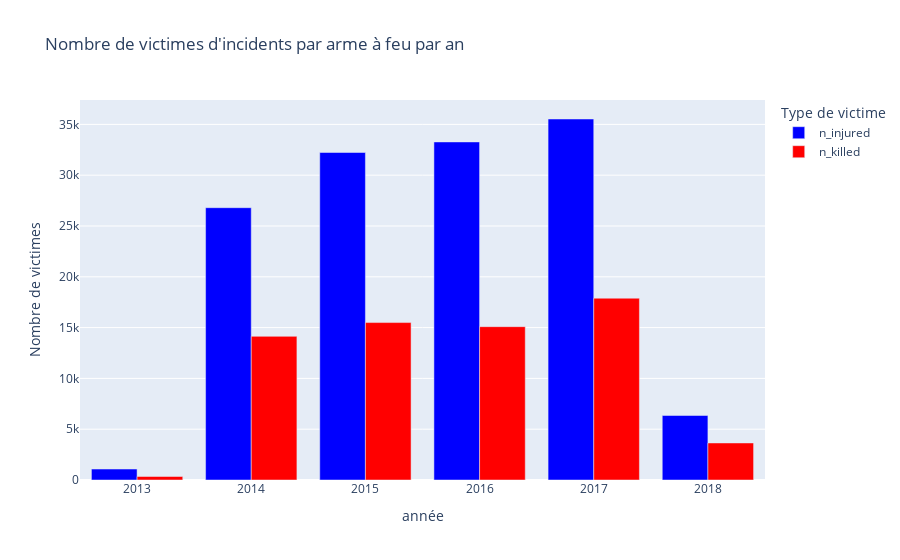

This figure's notebook cell:
### Code cell
grouped_data = base_totale.groupby(base_totale['date'].dt.year).agg({
    'n_injured': 'sum',
    'n_killed': 'sum'
}).reset_index()

fig1 = px.bar(
    grouped_data,
    x=grouped_data['date'],
    y=['n_injured', 'n_killed'],
    labels={"date": "année", "value": "Nombre de victimes", "variable": "Type de victime"},
    title="Nombre de victimes d'incidents par arme à feu par an",
    color_discrete_map={"n_injured": "blue", "n_killed": "red"},
)

fig1.update_layout(barmode='group')  # Display bars side by side

fig1.show()

### Figure 1 — Plotly figure (JSON) as saved in the notebook; plotly's stock layout.template omitted (floating-point values rounded to 4 significant figures)
{"data": [{"alignmentgroup": "True", "hovertemplate": "Type de victime=n_injured<br>année=%{x}<br>Nombre de victimes=%{y}<extra></extra>", "legendgroup": "n_injured", "marker": {"color": "blue", "pattern": {"shape": ""}}, "name": "n_injured", "offsetgroup": "n_injured", "orientation": "v", "showlegend": true, "textposition": "auto", "type": "bar", "x": [2013, 2014, 2015, 2016, 2017, 2018], "xaxis": "x", "y": [1078, 26799, 32232, 33272, 35529, 6349], "yaxis": "y"}, {"alignmentgroup": "True", "hovertemplate": "Type de victime=n_killed<br>année=%{x}<br>Nombre de victimes=%{y}<extra></extra>", "legendgroup": "n_killed", "marker": {"color": "red", "pattern": {"shape": ""}}, "name": "n_killed", "offsetgroup": "n_killed", "orientation": "v", "showlegend": true, "textposition": "auto", "type": "bar", "x": [2013, 2014, 2015, 2016, 2017, 2018], "xaxis": "x", "y": [345, 14138, 15494, 15090, 17893, 3645], "yaxis": "y"}], "layout": {"barmode": "group", "legend": {"title": {"text": "Type de victime"}, "tracegroupgap": 0}, "title": {"text": "Nombre de victimes d'incidents par arme à feu par an"}, "xaxis": {"anchor": "y", "domain": [0, 1], "title": {"text": "année"}}, "yaxis": {"anchor": "x", "domain": [0, 1], "title": {"text": "Nombre de victimes"}}}}
